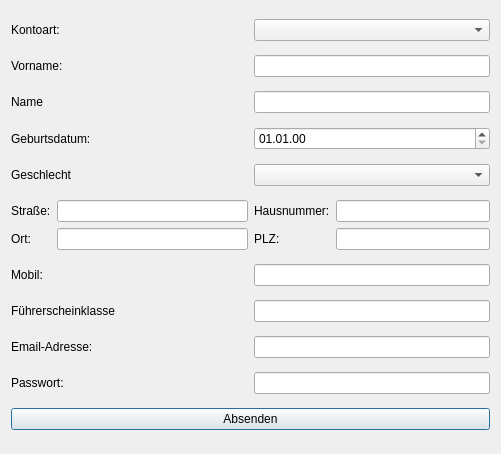
<?xml version="1.0" encoding="UTF-8"?>
<ui version="4.0">
 <class>KontoReg</class>
 <widget class="QDialog" name="KontoReg">
  <property name="geometry">
   <rect>
    <x>0</x>
    <y>0</y>
    <width>501</width>
    <height>454</height>
   </rect>
  </property>
  <property name="windowTitle">
   <string>Dialog</string>
  </property>
  <property name="autoFillBackground">
   <bool>true</bool>
  </property>
  <layout class="QGridLayout" name="gridLayout">
   <item row="1" column="0">
    <widget class="QLabel" name="label_vorname">
     <property name="text">
      <string>Vorname:</string>
     </property>
    </widget>
   </item>
   <item row="9" column="0">
    <widget class="QLabel" name="label_email">
     <property name="text">
      <string>Email-Adresse:</string>
     </property>
    </widget>
   </item>
   <item row="10" column="1">
    <widget class="QLineEdit" name="lineEdit_passwort"/>
   </item>
   <item row="4" column="1">
    <widget class="QComboBox" name="comboBox">
     <item>
      <property name="text">
       <string/>
      </property>
     </item>
     <item>
      <property name="text">
       <string>weiblich</string>
      </property>
     </item>
     <item>
      <property name="text">
       <string>männlich</string>
      </property>
     </item>
     <item>
      <property name="text">
       <string>divers</string>
      </property>
     </item>
    </widget>
   </item>
   <item row="4" column="0">
    <widget class="QLabel" name="label_geschlecht">
     <property name="text">
      <string>Geschlecht</string>
     </property>
    </widget>
   </item>
   <item row="5" column="0">
    <layout class="QGridLayout" name="gridLayout_2">
     <item row="0" column="0">
      <widget class="QLabel" name="label_strasse">
       <property name="text">
        <string>Straße:</string>
       </property>
      </widget>
     </item>
     <item row="0" column="1">
      <widget class="QLineEdit" name="lineEdit_strasse"/>
     </item>
     <item row="1" column="0">
      <widget class="QLabel" name="label_ort">
       <property name="text">
        <string>Ort:</string>
       </property>
      </widget>
     </item>
     <item row="1" column="1">
      <widget class="QLineEdit" name="lineEdit_ort"/>
     </item>
    </layout>
   </item>
   <item row="1" column="1">
    <widget class="QLineEdit" name="lineEdit_vorname"/>
   </item>
   <item row="2" column="0">
    <widget class="QLabel" name="label_name">
     <property name="text">
      <string>Name</string>
     </property>
    </widget>
   </item>
   <item row="6" column="1">
    <widget class="QLineEdit" name="lineEdit_mobil"/>
   </item>
   <item row="9" column="1">
    <widget class="QLineEdit" name="lineEdit_email"/>
   </item>
   <item row="2" column="1">
    <widget class="QLineEdit" name="lineEdit_name"/>
   </item>
   <item row="10" column="0">
    <widget class="QLabel" name="label_passwort">
     <property name="text">
      <string>Passwort:</string>
     </property>
    </widget>
   </item>
   <item row="14" column="0" colspan="2">
    <widget class="QPushButton" name="pushButton_absenden">
     <property name="text">
      <string>Absenden</string>
     </property>
    </widget>
   </item>
   <item row="3" column="1">
    <widget class="QDateEdit" name="dateEdit_geburtsdatum">
     <property name="displayFormat">
      <string>dd.MM.yy</string>
     </property>
     <property name="date">
      <date>
       <year>1900</year>
       <month>1</month>
       <day>1</day>
      </date>
     </property>
    </widget>
   </item>
   <item row="3" column="0">
    <widget class="QLabel" name="label_geburtsdatum">
     <property name="text">
      <string>Geburtsdatum:</string>
     </property>
    </widget>
   </item>
   <item row="0" column="1">
    <widget class="QComboBox" name="comboBox_berechtigung">
     <item>
      <property name="text">
       <string/>
      </property>
     </item>
     <item>
      <property name="text">
       <string>Mieter</string>
      </property>
     </item>
     <item>
      <property name="text">
       <string>Vermieter</string>
      </property>
     </item>
    </widget>
   </item>
   <item row="0" column="0">
    <widget class="QLabel" name="label_berechtigung">
     <property name="text">
      <string>Kontoart:</string>
     </property>
    </widget>
   </item>
   <item row="5" column="1">
    <layout class="QGridLayout" name="gridLayout_3">
     <item row="0" column="0">
      <widget class="QLabel" name="label_hausnummer">
       <property name="text">
        <string>Hausnummer:</string>
       </property>
      </widget>
     </item>
     <item row="0" column="1">
      <widget class="QLineEdit" name="lineEdit_hausnummer"/>
     </item>
     <item row="1" column="0">
      <widget class="QLabel" name="label_plz">
       <property name="text">
        <string>PLZ:</string>
       </property>
      </widget>
     </item>
     <item row="1" column="1">
      <widget class="QLineEdit" name="lineEdit_plz"/>
     </item>
    </layout>
   </item>
   <item row="6" column="0">
    <widget class="QLabel" name="label_mobil">
     <property name="text">
      <string>Mobil:</string>
     </property>
    </widget>
   </item>
   <item row="7" column="0">
    <widget class="QLabel" name="label__fuehrerscheinklasse">
     <property name="text">
      <string>Führerscheinklasse</string>
     </property>
    </widget>
   </item>
   <item row="7" column="1">
    <widget class="QLineEdit" name="lineEdit_fklasse"/>
   </item>
  </layout>
 </widget>
 <resources/>
 <connections>
  <connection>
   <sender>pushButton_absenden</sender>
   <signal>clicked()</signal>
   <receiver>KontoReg</receiver>
   <slot>pushButton_absenden_clicked()</slot>
   <hints>
    <hint type="sourcelabel">
     <x>358</x>
     <y>290</y>
    </hint>
    <hint type="destinationlabel">
     <x>393</x>
     <y>270</y>
    </hint>
   </hints>
  </connection>
 </connections>
 <slots>
  <slot>pushButton_absenden_clicked()</slot>
 </slots>
</ui>
